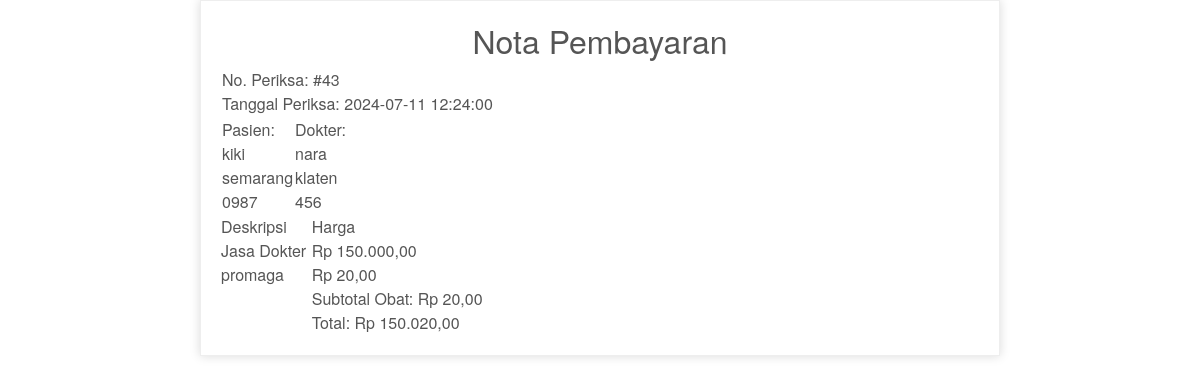
Page /Poliklinik_uts/invoice.php?id=43 (signed in) on the committed database.
### tables this page shows
CREATE TABLE `periksa` (
  `id` int(11) NOT NULL,
  `id_pasien` int(11) NOT NULL,
  `id_dokter` int(11) NOT NULL,
  `tgl_periksa` datetime NOT NULL,
  `catatan` text NOT NULL,
  `obat` varchar(255) NOT NULL
);

CREATE TABLE `pasien` (
  `id` int(11) NOT NULL,
  `nama` varchar(255) NOT NULL,
  `alamat` varchar(255) NOT NULL,
  `no_hp` varchar(50) NOT NULL
);

CREATE TABLE `dokter` (
  `id` int(11) NOT NULL,
  `nama` varchar(255) NOT NULL,
  `alamat` varchar(255) NOT NULL,
  `no_hp` varchar(50) NOT NULL
);

CREATE TABLE `obat` (
  `id` int(11) NOT NULL,
  `nama_obat` varchar(50) NOT NULL,
  `kemasan` varchar(35) NOT NULL,
  `harga` int(11) NOT NULL
);

### Poliklinik_uts/invoice.php (the view, shortened to what this page needs)
<?php
include ('koneksi.php');
if (isset($_GET['id']) && !empty($_GET['id'])) {
    $id = $_GET['id'];
    $sql = "SELECT pr.*, d.nama AS nama_dokter, d.alamat AS alamat_dokter, d.no_hp AS no_hp_dokter,
            p.nama AS nama_pasien, p.alamat AS alamat_pasien, p.no_hp AS no_hp_pasien
            FROM periksa pr
            LEFT JOIN dokter d ON pr.id_dokter = d.id
            LEFT JOIN pasien p ON pr.id_pasien = p.id
            WHERE pr.id = '$id'";
    $result = mysqli_query($mysqli, $sql);
    $data = mysqli_fetch_assoc($result);
    if ($data) {
        $jasa_dokter = 150000;
        $obat_list = explode("\n", $data['obat']);
    } else {
        echo "No data found for the given id.";
        exit;
    }
} else {
    echo "ID not set in URL. Please provide a valid ID.";
    exit;
}
?>
<!DOCTYPE html>
<html lang="en">
<head>
    <link rel="stylesheet" href="path/to/your/css/bootstrap.min.css">
</head>
<body>
<div class="invoice">
    <h2 class="text-center">Nota Pembayaran</h2>
    <table cellpadding="0" cellspacing="0">
        <tr class="top">
            <td colspan="2">
                <table>
                    <tr>
                        <td>
                            No. Periksa: #<?php echo $data['id']; ?><br>
                            Tanggal Periksa: <?php echo date('Y-m-d H:i:s', strtotime($data['tgl_periksa'])); ?><br>
                        </td>
                    </tr>
                </table>
            </td>
        </tr>
        <tr class="information">
            <td colspan="2">
                <table>
                    <tr>
                        <td>
                            Pasien:<br>
                            <?php echo $data['nama_pasien']; ?><br>
                            <?php echo $data['alamat_pasien']; ?><br>
                            <?php echo $data['no_hp_pasien']; ?>
                        </td>
                        <td>
                            Dokter:<br>
                            <?php echo $data['nama_dokter']; ?><br>
                            <?php echo $data['alamat_dokter']; ?><br>
                            <?php echo $data['no_hp_dokter']; ?>
                        </td>
                    </tr>
                </table>
            </td>
        </tr>
        <tr class="heading">
            <td>
                Deskripsi
            </td>
            <td>
                Harga
            </td>
        </tr>
        <tr class="item">
            <td>
                Jasa Dokter
            </td>
            <td>
                Rp <?php echo number_format($jasa_dokter, 2, ',', '.'); ?>
            </td>
        </tr>
        <?php
        $i = 0;
        $total_obat = 0;
        while ($i < count($obat_list)) {
            $obat_name = $obat_list[$i];
            $harga = mysqli_query($mysqli, "SELECT nama_obat, harga FROM obat WHERE nama_obat = '$obat_name'");
            if ($harga) {
                $obat_exec = mysqli_fetch_assoc($harga);
                if ($obat_exec) {
                    $total_obat += $obat_exec['harga'];
                ?>
                <tr class="item">
                    <td>
                        <?php echo $obat_exec['nama_obat']; ?>
                    </td>
                    <td>
                        Rp <?php echo number_format($obat_exec['harga'], 2, ',', '.'); ?>
                    </td>
                </tr>
                <?php
                }
            }
            $i++;
        }
        ?>
        <tr class="total">
            <td></td>
            <td>
               Subtotal Obat: Rp <?php echo number_format($total_obat, 2, ',', '.'); ?>
            </td>
        </tr>
        <tr class="total">
            <td></td>
            <td>
               Total: Rp <?php echo number_format($jasa_dokter + $total_obat, 2, ',', '.'); ?>
            </td>
        </tr>
    </table>
</div>
</body>
</html>

### Poliklinik_uts/invoice.php (style rules this page uses)
.invoice { max-width: 800px; margin: auto; padding: 20px; border: 1px solid #eee; box-shadow: 0 0 10px rgba(0, 0, 0, 0.15); font-size: 16px; line-height: 24px; font-family: 'Helvetica Neue', 'Helvetica', Helvetica, Arial, sans-serif; color: #555; }

### rows in the picture
periksa: id "43", tgl_periksa "2024-07-11 12:24:00", id_pasien.nama "kiki", id_pasien.alamat "semarang", id_pasien.no_hp "0987", id_dokter.nama "nara", id_dokter.alamat "klaten", id_dokter.no_hp "456"
obat: nama_obat "promaga", harga "20,00"

### other values in the picture
$jasa_dokter "150.000,00"
$total_obat "20,00"
$jasa_dokter + $total_obat "150.020,00"
